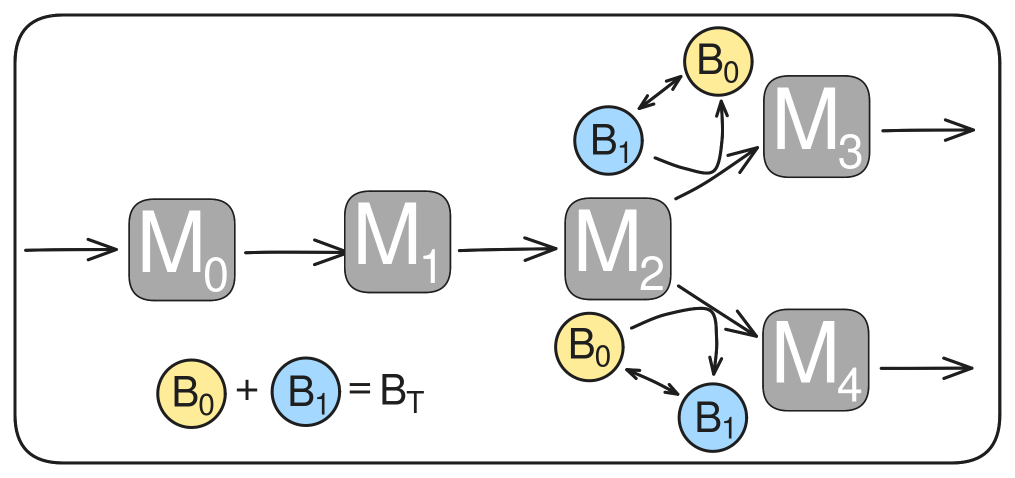
#> input picture Figure 3, S2 - S6/plotdata/figS3_symm.png, 2029 x 955 px (shown at 1/2 size)
$ python Figure_S3.py
#> lines starting #> are read from the running program, lines starting #| are printed output that depends on the picture
### Figure S2/simulation_functions/make_figure_data.py
#!/usr/bin/env python3
# -*- coding: utf-8 -*-
"""
Created on Thu Mar 14 12:49:32 2024

@author: robert
"""

import numpy as np

import matplotlib.pyplot as plt

import make_odes as mp
import time_series_plots as ts
import matplotlib.pylab as pylab

params = {'legend.fontsize': 'x-large',
          'figure.figsize': (12, 9),
         'axes.labelsize': 'x-large',
         'axes.titlesize':'x-large',
         'xtick.labelsize':'x-large',
         'ytick.labelsize':'x-large'}
pylab.rcParams.update(params)


def get_fluxfractions(lengthparams=[3,2,2],B_position_params=([0,0,0],[0,0,0],[1,0],[1,0]),
            params_global=[1.,1.,1.,1.],params_B=[0.1,1.,1.,1.,10.],
            params_branch=[1.,1.,1.,1.,
                           1.,1.,1.,1.],
            params_inout=[0.1,1.,1.],
            bsynthdeg=[10**-2,10**-2,10**-2],
            reversible=False,Tmax=1000,tpts=100):

    result,time_points,odefunc,params = mp.make_time_series(lengthparams,B_position_params,
            params_global,params_B,
            params_branch,
            params_inout,
            bsynthdeg,
            reversible,Tmax,tpts)

    isbuildup=mp.check_buildup(result,odefunc,params,reversible)

    flux_top,flux_bottom,bfrac,brat=mp.get_branch_fluxes(result,odefunc,params,lengthparams,B_position_params,reversible)
    fluxfrac=flux_bottom/(flux_top+flux_bottom)
    flux_rat=flux_bottom/flux_top

    return isbuildup, fluxfrac, bfrac, flux_rat,brat

# [27 lines left out: function get_fluxfractions_pinit, not called in this run]

### Figure 3, S2 - S6/plotdata/Figure_S3.py
#!/usr/bin/env python3
# -*- coding: utf-8 -*-
"""
Created on Mon Jun  9 16:10:43 2025

@author: robert
"""


# import os
import sys
# [5 lines of commented-out code are left out]

sys.path.append('../simulation_functions')
sys.path.append('../data')

import numpy as np

import matplotlib.pyplot as plt

# import make_odes as mp
# import time_series_plots as ts
import matplotlib.pylab as pylab
import make_figure_data as mfd
import matplotlib.image as img
import matplotlib as mpl


savefig=0              # change to 1 to save generated figure
num_kin=201
# num_kin=11
# mfd.FIGURE2_2_ff_vs_kin_vary24()

cmapuse='RdBu'


params = {'legend.fontsize': 18,
          'figure.figsize': (12, 9),
          'axes.labelsize': 40,
          'axes.titlesize': 40,
          'xtick.labelsize':30,
          'ytick.labelsize':30}
pylab.rcParams.update(params)
mpl.rc('text', usetex = True)

# Btot_vals=[10**-1,10**-2,10**1]
# VMB_vals=[10**-1,10**1.5,10**-1]
# Btot_vals=[10**-1,10**-1,10**1]
Btot_vals=[10**-2,10**-2,10**-1]
VMB_vals=[10**-1,10**1,10**-1]


Btot_vals2=[10**0,10**0,10**1]
VMB_vals2=[10**-2,10**-1,10**-2]

KeqB_val=1.
CKcat_top_val=0.1
# CKcat_top_val=1.
CKcat_bottom_val=1.
cols=['olive','r','b']


plt.figure()

ax1=plt.axes([0.1,0.05,0.57,0.6])
inset1=plt.axes([0.1025,0.355,0.25,0.30])

motifnone=img.imread('figS3_symm.png')
#> motifnone is the input picture: shape (955, 2029, 4) float32; mean R, G, B, A 0.922, 0.925, 0.922, 1
plt.imshow(motifnone)
ax1.text(10**-5,0.95,'$\\rm A$', fontsize=40)
plt.axis('off')


#############################


ax2=plt.axes([0.68,0.05,0.57,0.6])
inset2=plt.axes([0.6825,0.355,0.25,0.30])

motifnone=img.imread('figS3_symm_upstream.png')
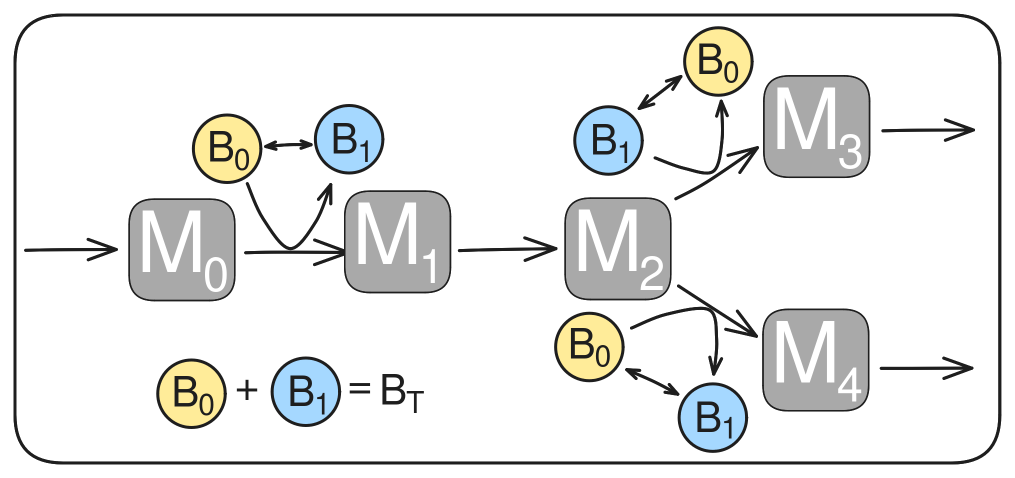
#> input picture Figure 3, S2 - S6/plotdata/figS3_symm_upstream.png, 2029 x 955 px (shown at 1/2 size)
#> motifnone is the input picture: shape (955, 2029, 4) float32; mean R, G, B, A 0.12, 0.123, 0.119, 0.205
plt.imshow(motifnone)
ax2.text(10**-5,0.95,'$\\rm B$', fontsize=40)
plt.axis('off')

#############################


ax3=plt.axes([0.1,-0.565,0.57,0.6])
# inset3=plt.axes([0.105,-0.5,0.23,0.25])
inset3=plt.axes([0.1025,-0.26,0.25,0.3])

motifnone=img.imread('figS3_minimal.png')
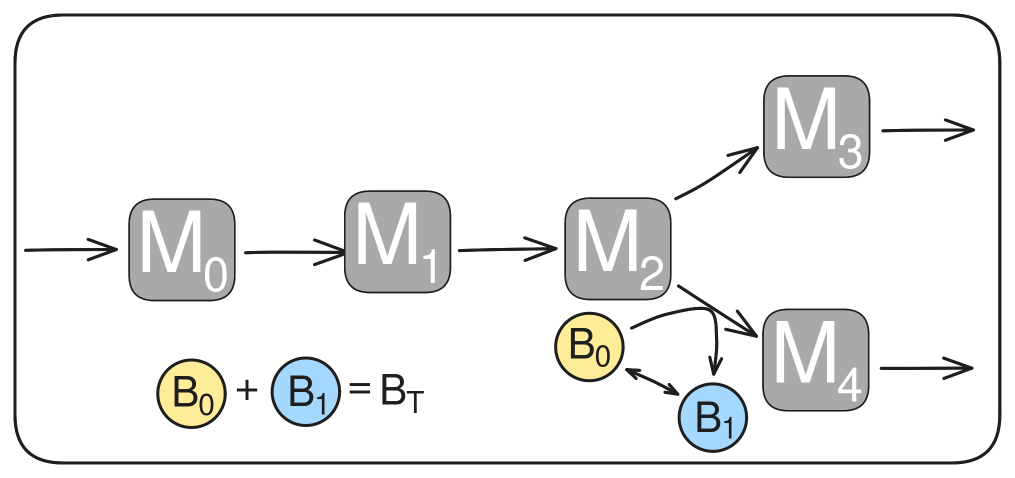
#> input picture Figure 3, S2 - S6/plotdata/figS3_minimal.png, 2029 x 955 px (shown at 1/2 size)
#> motifnone is the input picture: shape (955, 2029, 4) float32; mean R, G, B, A 0.93, 0.931, 0.93, 1
plt.imshow(motifnone)
ax3.text(10**-5,0.95,'$\\rm C$', fontsize=40)
plt.axis('off')

#############################


ax4=plt.axes([0.68,-0.565,0.57,0.6])
inset4=plt.axes([0.6825,-0.26,0.25,0.3])

motifnone=img.imread('figS3_minimal_upstream.png')
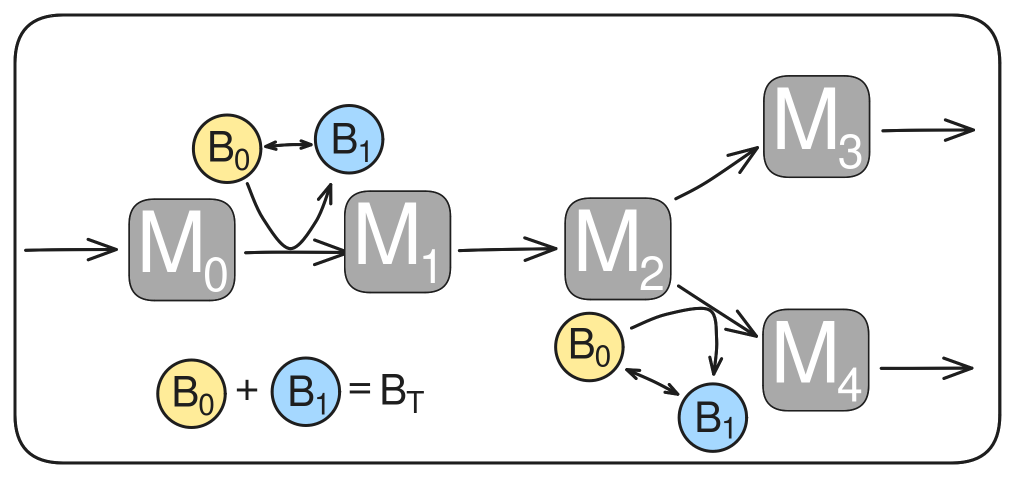
#> input picture Figure 3, S2 - S6/plotdata/figS3_minimal_upstream.png, 2029 x 955 px (shown at 1/2 size)
#> motifnone is the input picture: shape (955, 2029, 4) float32; mean R, G, B, A 0.922, 0.925, 0.922, 1
plt.imshow(motifnone)
ax4.text(10**-5,0.95,'$\\rm D$', fontsize=40)
plt.axis('off')


xvar='Btot'
yvar='CKcatB'

# KeqB_val=1.


reversible=False


CKcat=1.
Ks=1.
Kp=1.
Keq=1.               # params_global
KsB=1.
KpB=1.                             # params_b unchanging
Ks_top=1.
Kp_top=1.
Ks_bottom=1.
Kp_bottom=1.                # params_branch unchanging
kout_top=1.
kout_bottom=1.

kin_min=-5
kin_max=0
# num_kin=41

Tmax=100000
tpts=10000

titlefontsize=20
rev=False
####### these dont change in the irrev case
Keq_top=1.
Keq_bottom=1.

kinvals=np.logspace(kin_min,kin_max,num_kin)

lengthparams=[2,1,1]
B_position_params=([0,0],[0,0],[1],[1])

for idb,Btot in enumerate(Btot_vals):
    VMB=VMB_vals[idb]
    col=cols[idb]
    print(Btot,VMB,col)
    ff_vec=np.zeros(np.size(kinvals))
    ff_vec[:]=np.nan
    for i in range(len(kinvals)):
        kin=kinvals[i]

#> (the run stopped early here; a loop or call above may not have finished)
